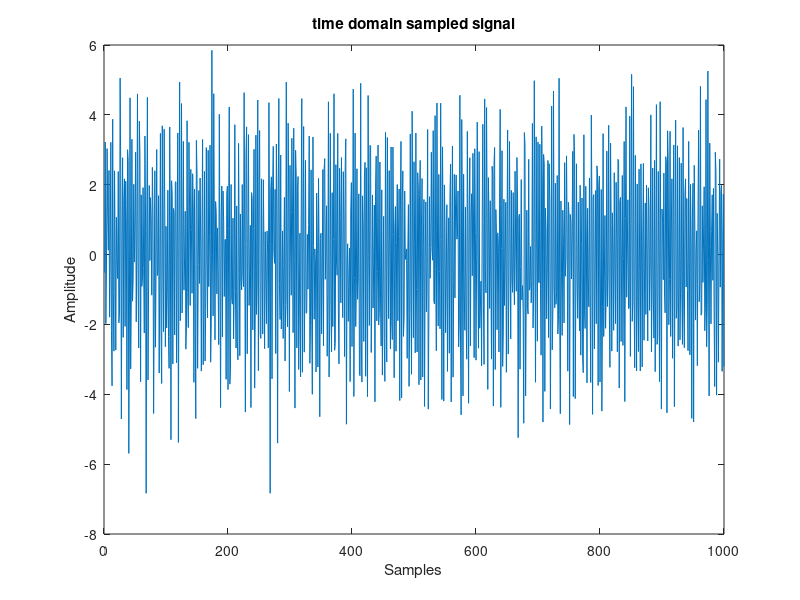
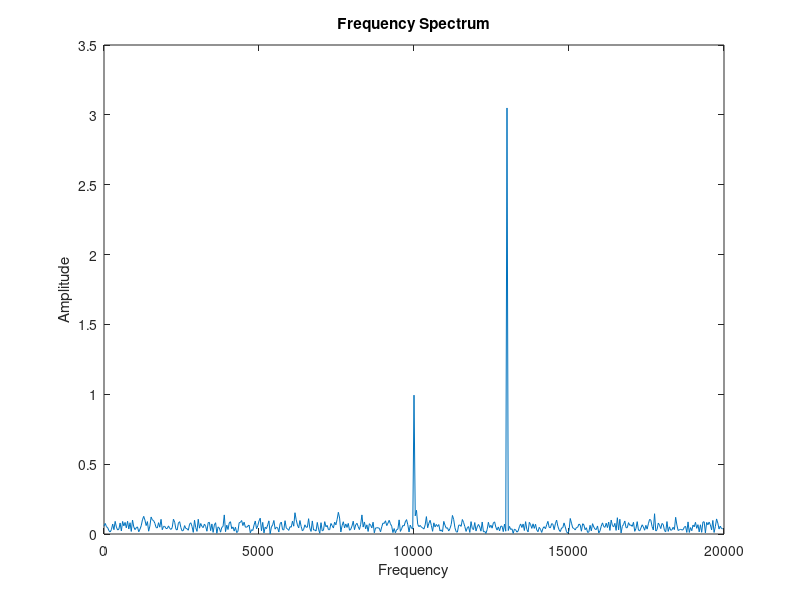

Write MATLAB code to recreate these figures, in order.
clc;clear all; close all; 
 
%Code by: circuitpotato
%Visit downtothecircuits.wordpress.com for more information
 
%Purpose: This code example shows the conversion of a time domain sampled 
%signal to frequency domain using Discrete Fourier Transform
 
%Input Specifications 
N = 1000;   % samples
Fs = 40e3;  % Nyquist Frequency / Sampling Frequency
f1 = 13e3;  % signal frequency 1
f2 = 10e3;  % signal Frequency 2
amp_1 = 3;  % signal amplitude 1
amp_2 = 1;  % signal amplitude 2
 
%White noise specifications
mu = 0;     % mean
std = 1;    % standard deviation
white_noise = std*randn(1,N)+mu;
 
%x-axis Specifications (Best not to change)
Ts = 1/Fs;  % Sampling Period 
dt = 0:Ts:(N-1)*Ts; % start:step:stop
 
x = amp_1*sin(2*pi*f1*dt)+amp_2*sin(2*pi*f2*dt)+white_noise;  % required signal + white noise
 
ReX = zeros(N/2,1);
ImX = zeros(N/2,1);
for k = 0:(N-1)/2
  for n = 0:N-1
    ReX(k+1) = ReX(k+1) + x(n+1)*cos((2*pi*k*n)/N); % real part
    ImX(k+1) = ImX(k+1) + x(n+1)*sin((2*pi*k*n)/N); % imaginary part 
  end
end
 
magnitude=zeros(N/2,1);
for q=1:N/2
  magnitude(q) = sqrt(ReX(q)^2+ImX(q)^2);
end
 
y_axis = magnitude./(N/2);   % peak amplitude values
x_axis = 0:Fs/N:((N/2)-1)*(Fs/N);   % frequency scale 
 
figure(1);
plot(x);
title('time domain sampled signal');
xlabel('Samples');
ylabel('Amplitude');
 
figure(2);
plot(x_axis,y_axis)
xlabel('Frequency');
ylabel('Amplitude');
title('Frequency Spectrum');
